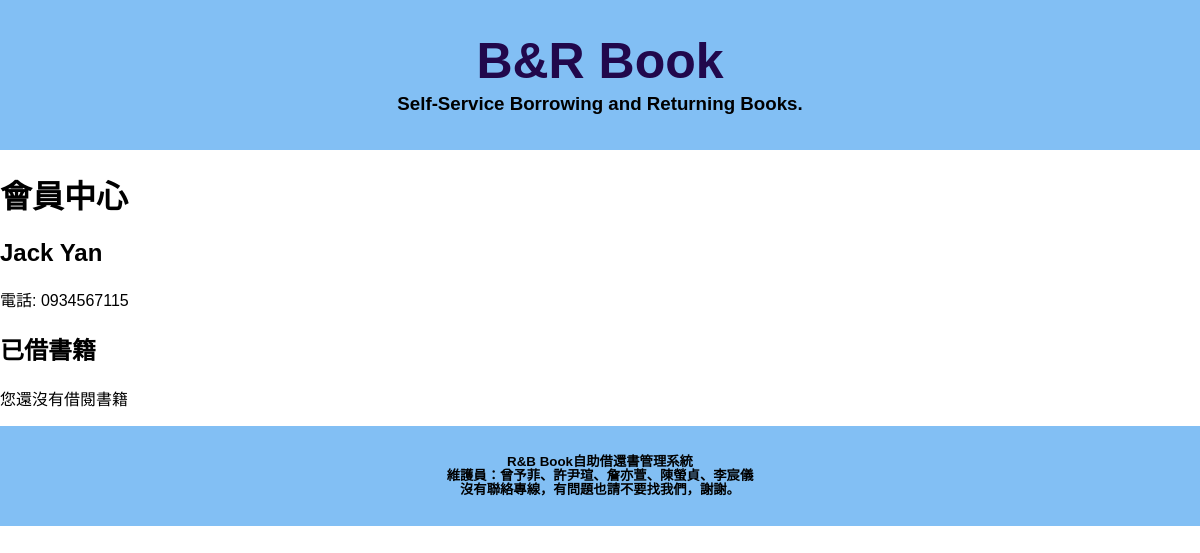
The app's page /member/, older data.
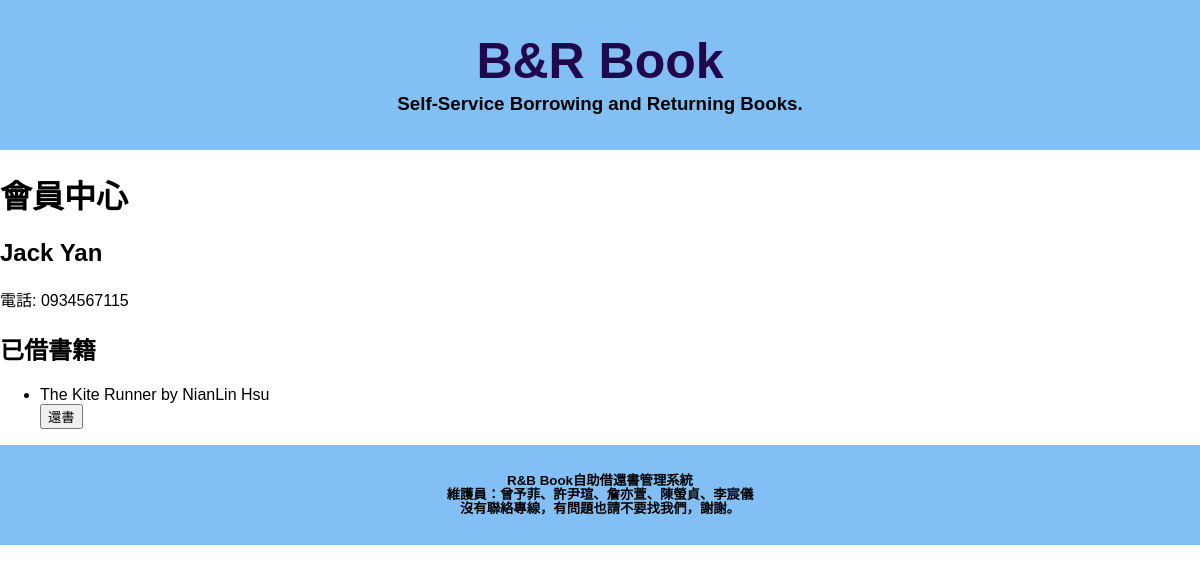
The same page, newer data.
### members/models.py (models this page shows, shortened)
class Book(models.Model):
    statu_type = [
        ("0", "站內"),
        ("1", "借出"),
    ]
    title = models.CharField(max_length=25, verbose_name='書名')
    isbn = models.CharField(max_length=13, unique=True, verbose_name='ISBN')
    author = models.ManyToManyField(Author, related_name='books', verbose_name='作者')
    publisher = models.ForeignKey(Publisher, on_delete=models.CASCADE, related_name='books', verbose_name='出版社')
    img = models.ImageField(upload_to='book_images/', null=True, verbose_name='書本封面')
    statu = models.CharField(max_length=1, choices=statu_type, default="0", verbose_name='狀態')
    member = models.ForeignKey(Member, on_delete=models.CASCADE, null=True, blank=True, related_name='books', verbose_name='會員')
    station = models.ForeignKey(Station, on_delete=models.CASCADE, null=True, blank=True, related_name='books', verbose_name='站點')

class Author(models.Model):
    fname = models.CharField(max_length=20, verbose_name='名')
    lname = models.CharField(max_length=5, verbose_name='姓')
    class Meta:
        unique_together = ('fname', 'lname')
    def __str__(self):
        return f"{self.fname} {self.lname}"

### members/views.py (the view)
# urls.py: path('member/', views.member_info, name='member_info'),
def member_info(request):
    if request.method == "POST":
        id = request.POST.get('book_id')
        return_book = Book.objects.get(id=id)
        return_book.statu = "0"
        return_book.save()
        return redirect('member_info')
    member = Member.objects.get(fname="Jack")
    borrowed_books = member.books.all()
    borrowed_books = borrowed_books.filter(statu='1')
    template = loader.get_template('member_info.html')
    context = {
        'member': member,
        'borrowed_books': borrowed_books,
    }
    return HttpResponse(template.render(context, request))

### members/templates/member_info.html (shortened to what this page needs)
{% extends 'Mama.html' %}
{% block main %}
<h1>會員中心</h1>
<h2>{{ member.fname }} {{ member.lname }}</h2>
<p>電話: {{ member.phone }}</p>
<h2>已借書籍</h2>
{% if borrowed_books %}
<ul>
    {% for book in borrowed_books %}
    <li>
        {{ book.title }} by {{ book.author.all|join:", " }}
        <form method="post">
            <button type="submit">還書</button>
        </form>
    </li>
    {% endfor %}
</ul>
{% else %}
<p>您還沒有借閱書籍</p>
{% endif %}
{% endblock%}

Row changes from the older to the newer data that the page shows:
now on this page (row edited): Book: title "The Kite Runner", author.all "NianLin Hsu"
Text that changed along with them:
text no longer shown: "您還沒有借閱書籍"
